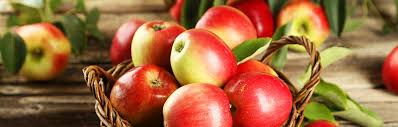
//> input picture img/apple1.jpg, 398 x 127 px
$ ./main   (built with g++ and OpenCV 4)
//> lines starting //> are read from the running program, lines starting //| are printed output that depends on the picture; after the words box and inside, x2 and y2 are one past the last pixel; in counts of white or black regions, pixels touching at a corner belong together
#include <opencv4/opencv2/imgcodecs.hpp>
#include <opencv4/opencv2/imgproc/imgproc.hpp>
#include <opencv4/opencv2/highgui/highgui.hpp>
#include <iostream>
#include <string>

using namespace std;
using namespace cv;

int main(){

    // Reading Images

    string path= "/home/bhavik/projects/cv/img/apple1.jpg";
    Mat img;
    img = imread(path);
//> img is the input picture: 127 rows x 398 cols, CV_8UC3; mean B, G, R 62.8, 103.5, 158.4

    cv::Mat src, src_gray;
    cv::Mat dst, detected_edges;

    int edgeThresh = 1;
    int lowThreshold = 200;
    int highThreshold = 300;
    int kernel_size = 5;

    img.copyTo(src);

    cv::cvtColor(img, src_gray, cv::COLOR_BGR2GRAY);
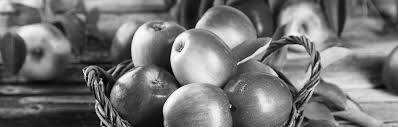
//> src_gray: 127 rows x 398 cols, CV_8UC1; min 2, max 253, mean 115.3
    cv::blur(src_gray, detected_edges, cv::Size(5, 5));
    cv::Canny(detected_edges, detected_edges, lowThreshold, highThreshold, kernel_size);
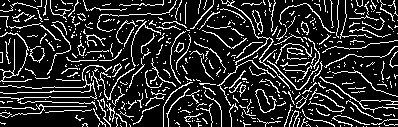
//> detected_edges: 127 rows x 398 cols, CV_8UC1; 16.5% white in thin lines or dots

    dst = cv::Scalar::all(0);
    img.copyTo(dst, detected_edges);
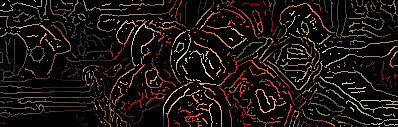
//> dst: 127 rows x 398 cols, CV_8UC3; mean B, G, R 10.2, 17.2, 26.1
    dst.copyTo(img);

    // Convert to HSV colorspace
    cv::Mat hsv;
    cv::cvtColor(img, hsv, cv::COLOR_BGR2HSV);
//> hsv: 127 rows x 398 cols, CV_8UC3; mean H, S, V 3.2, 26.8, 26.3

    // Threshold values for green color, brown color
    cv::Scalar lower_green(40, 40, 40);
    cv::Scalar upper_green(80, 255, 255);
    cv::Scalar lower_brown(0, 0, 0);
    cv::Scalar upper_brown(180, 255, 46);

    // Create mask of threshold range on given img
    cv::Mat mask_green, mask_brown;
    cv::inRange(hsv, lower_green, upper_green, mask_green);
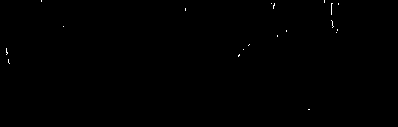
//> mask_green: 127 rows x 398 cols, CV_8UC1; 0.14% white in thin lines or dots, all inside (x1, y1, x2, y2) = (6, 0, 339, 110)
    cv::inRange(hsv, lower_brown, upper_brown, mask_brown);
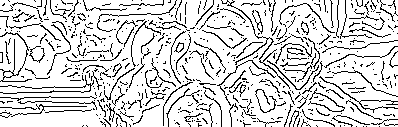
//> mask_brown: 127 rows x 398 cols, CV_8UC1; 83.8% white; black in thin lines or dots

    // Assuming vanishing point and create lines from it
    cv::Point vanishing_point = cv::Point(img.cols / 2, img.rows / 2);
//> vanishing_point = Point(199, 63)
    cv::line(img, vanishing_point, cv::Point(0, img.rows), cv::Scalar(0, 0, 255), 2);
    cv::line(img, vanishing_point, cv::Point(img.cols, img.rows), cv::Scalar(0, 0, 255), 2);
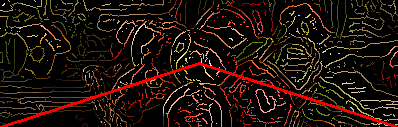
//> img: 127 rows x 398 cols, CV_8UC3; mean B, G, R 10, 16.9, 31.4

    // Set ROI
    cv::Mat roi;
    cv::Rect roi_rect = cv::Rect(0, img.rows / 2, img.cols, img.rows / 2);
//> roi_rect = Rect(0, 63, 398, 63)
    roi = img(roi_rect);
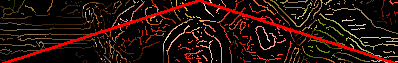
//> roi: 63 rows x 398 cols, CV_8UC3; mean B, G, R 9.9, 15.9, 37.7

    // Apply Perspective transform
    cv::Mat perspective;
    cv::Point2f src_vertices[4];
    cv::Point2f dst_vertices[4];

    src_vertices[0] = cv::Point2f(0, img.rows);
    src_vertices[1] = cv::Point2f(img.cols, img.rows);
    src_vertices[2] = cv::Point2f(img.cols / 2 + 60, img.rows / 2 + 60);
    src_vertices[3] = cv::Point2f(img.cols / 2 - 60, img.rows / 2 + 60);

    dst_vertices[0] = cv::Point2f(0, img.rows);
    dst_vertices[1] = cv::Point2f(img.cols, img.rows);
    dst_vertices[2] = cv::Point2f(img.cols, 0);
    dst_vertices[3] = cv::Point2f(0, 0);

    // Find lines and append it in lanes
    cv::Mat perspective_transform = cv::getPerspectiveTransform(src_vertices, dst_vertices);
    cv::warpPerspective(roi, perspective, perspective_transform, roi.size());
//> perspective: 63 rows x 398 cols, CV_8UC3; every value is 0

    // Find lines
    std::vector<cv::Vec4i> lines;
//> (the run ends here: the program stops with an error, at `cv::HoughLinesP(perspective, lines, 1, CV_PI / 180, 50, 50, 10);`)

$ run again, with img/apple10.jpg copied over img/apple1.jpg
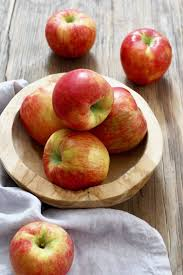
//> input picture img/apple10.jpg, 183 x 275 px
//> img is the input picture: 275 rows x 183 cols, CV_8UC3; mean B, G, R 121.5, 138.6, 172.7
//> `cv::Canny(detected_edges, detected_edges, lowThreshold, highThreshold,..`:
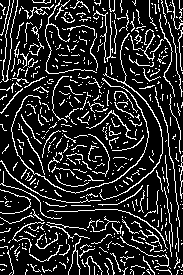
//> detected_edges: 275 rows x 183 cols, CV_8UC1; 16.6% white in thin lines or dots
//> hsv: 275 rows x 183 cols, CV_8UC3; mean H, S, V 6.3, 14.7, 29.2
//> mask_green: 275 rows x 183 cols, CV_8UC1; 0.01% white in thin lines or dots, all inside (x1, y1, x2, y2) = (54, 160, 58, 162)
//> mask_brown: 275 rows x 183 cols, CV_8UC1; 83.5% white; black in thin lines or dots
//> `roi = img(roi_rect);`:
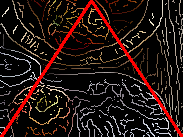
//> roi: 137 rows x 183 cols, CV_8UC3; mean B, G, R 18.1, 20.9, 35.6
//> perspective: 137 rows x 183 cols, CV_8UC3; every value is 0

$ run again, with img/apple11.jpg copied over img/apple1.jpg
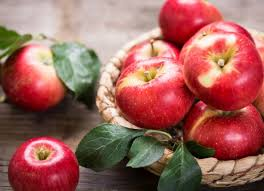
//> input picture img/apple11.jpg, 264 x 191 px
//> img is the input picture: 191 rows x 264 cols, CV_8UC3; mean B, G, R 92.1, 99.5, 158
//> `cv::Canny(detected_edges, detected_edges, lowThreshold, highThreshold,..`:
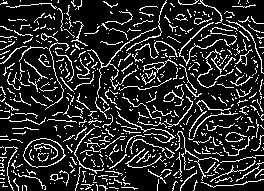
//> detected_edges: 191 rows x 264 cols, CV_8UC1; 16.3% white in thin lines or dots
//> hsv: 191 rows x 264 cols, CV_8UC3; mean H, S, V 10.3, 19.7, 26.3
//> mask_green: 191 rows x 264 cols, CV_8UC1; 1.6% white in thin lines or dots, all inside (x1, y1, x2, y2) = (0, 41, 213, 191)
//> mask_brown: 191 rows x 264 cols, CV_8UC1; 84.5% white; black in thin lines or dots
//> `roi = img(roi_rect);`:
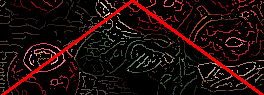
//> roi: 95 rows x 264 cols, CV_8UC3; mean B, G, R 9.7, 11.1, 29.9
//> perspective: 95 rows x 264 cols, CV_8UC3; every value is 0
